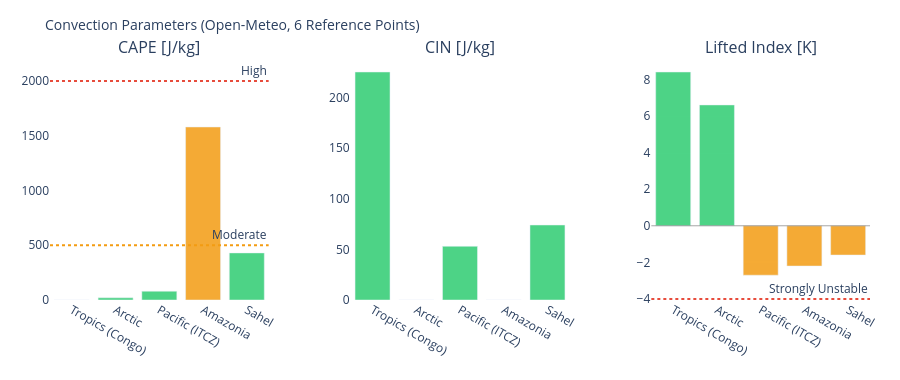

Notebook cell for this chart:
### Markdown cell above
---
## 3. Visualizations

### Code cell
# ============================================================
# CAPE / CIN / LIFTED INDEX – Convection potential
# ============================================================

if not df_atm.empty:
    fig = make_subplots(
        rows=1, cols=3,
        subplot_titles=['CAPE [J/kg]', 'CIN [J/kg]', 'Lifted Index [K]'],
        horizontal_spacing=0.1
    )
    pts = df_atm['point'].tolist()
    pt_colors = ['#E85D24','#185FA5','#888780','#378ADD','#639922','#F2A623']

    # CAPE – höher = mehr Gewitterpotential
    cape_vals = df_atm['cape'].fillna(0).tolist()
    cape_colors = ['#e74c3c' if v > 2000 else '#f39c12' if v > 500 else '#2ecc71'
                   for v in cape_vals]
    fig.add_trace(go.Bar(x=pts, y=cape_vals, marker_color=cape_colors,
                         opacity=0.85, showlegend=False), row=1, col=1)
    fig.add_hline(y=2000, line_dash='dot', line_color='#e74c3c',
                  annotation_text='High', row=1, col=1)
    fig.add_hline(y=500,  line_dash='dot', line_color='#f39c12',
                  annotation_text='Moderate', row=1, col=1)

    # CIN – negativer = stärker gedeckelt (weniger Auslöse)
    cin_vals = df_atm['cin'].fillna(0).tolist()
    cin_colors = ['#e74c3c' if v < -200 else '#f39c12' if v < -50 else '#2ecc71'
                  for v in cin_vals]
    fig.add_trace(go.Bar(x=pts, y=cin_vals, marker_color=cin_colors,
                         opacity=0.85, showlegend=False), row=1, col=2)

    # Lifted Index – negativ = instabil
    li_vals = df_atm['li'].fillna(0).tolist()
    li_colors = ['#e74c3c' if v < -4 else '#f39c12' if v < 0 else '#2ecc71'
                 for v in li_vals]
    fig.add_trace(go.Bar(x=pts, y=li_vals, marker_color=li_colors,
                         opacity=0.85, showlegend=False), row=1, col=3)
    fig.add_hline(y=0, line_color='gray', line_width=0.7, row=1, col=3)
    fig.add_hline(y=-4, line_dash='dot', line_color='#e74c3c',
                  annotation_text='Strongly Unstable', row=1, col=3)

    fig.update_layout(
        title=dict(text='Convection Parameters (Open-Meteo, 6 Reference Points)', font=dict(size=14)),
        height=380, plot_bgcolor='rgba(0,0,0,0)', paper_bgcolor='rgba(0,0,0,0)',
        margin=dict(l=50, r=30, t=60, b=80)
    )
    fig.update_xaxes(tickangle=30)
    fig.show()

### Figure 1 — Plotly figure (JSON) as saved in the notebook; plotly's stock layout.template omitted (floating-point values rounded to 4 significant figures)
{"data": [{"marker": {"color": ["#2ecc71", "#2ecc71", "#2ecc71", "#f39c12", "#2ecc71"]}, "opacity": 0.85, "showlegend": false, "type": "bar", "x": ["Tropics (Congo)", "Arctic", "Pacific (ITCZ)", "Amazonia", "Sahel"], "xaxis": "x", "y": [0.0, 20.0, 80.0, 1580.0, 430.0], "yaxis": "y"}, {"marker": {"color": ["#2ecc71", "#2ecc71", "#2ecc71", "#2ecc71", "#2ecc71"]}, "opacity": 0.85, "showlegend": false, "type": "bar", "x": ["Tropics (Congo)", "Arctic", "Pacific (ITCZ)", "Amazonia", "Sahel"], "xaxis": "x2", "y": [225.0, 0.0, 53.0, 0.0, 74.0], "yaxis": "y2"}, {"marker": {"color": ["#2ecc71", "#2ecc71", "#f39c12", "#f39c12", "#f39c12"]}, "opacity": 0.85, "showlegend": false, "type": "bar", "x": ["Tropics (Congo)", "Arctic", "Pacific (ITCZ)", "Amazonia", "Sahel"], "xaxis": "x3", "y": [8.4, 6.6, -2.7, -2.2, -1.6], "yaxis": "y3"}], "layout": {"annotations": [{"font": {"size": 16}, "showarrow": false, "text": "CAPE [J/kg]", "x": 0.1333, "xanchor": "center", "xref": "paper", "y": 1.0, "yanchor": "bottom", "yref": "paper"}, {"font": {"size": 16}, "showarrow": false, "text": "CIN [J/kg]", "x": 0.5, "xanchor": "center", "xref": "paper", "y": 1.0, "yanchor": "bottom", "yref": "paper"}, {"font": {"size": 16}, "showarrow": false, "text": "Lifted Index [K]", "x": 0.8667, "xanchor": "center", "xref": "paper", "y": 1.0, "yanchor": "bottom", "yref": "paper"}, {"showarrow": false, "text": "High", "x": 1, "xanchor": "right", "xref": "x domain", "y": 2000, "yanchor": "bottom", "yref": "y"}, {"showarrow": false, "text": "Moderate", "x": 1, "xanchor": "right", "xref": "x domain", "y": 500, "yanchor": "bottom", "yref": "y"}, {"showarrow": false, "text": "Strongly Unstable", "x": 1, "xanchor": "right", "xref": "x3 domain", "y": -4, "yanchor": "bottom", "yref": "y3"}], "height": 380, "margin": {"b": 80, "l": 50, "r": 30, "t": 60}, "paper_bgcolor": "rgba(0,0,0,0)", "plot_bgcolor": "rgba(0,0,0,0)", "shapes": [{"line": {"color": "#e74c3c", "dash": "dot"}, "type": "line", "x0": 0, "x1": 1, "xref": "x domain", "y0": 2000, "y1": 2000, "yref": "y"}, {"line": {"color": "#f39c12", "dash": "dot"}, "type": "line", "x0": 0, "x1": 1, "xref": "x domain", "y0": 500, "y1": 500, "yref": "y"}, {"line": {"color": "gray", "width": 0.7}, "type": "line", "x0": 0, "x1": 1, "xref": "x3 domain", "y0": 0, "y1": 0, "yref": "y3"}, {"line": {"color": "#e74c3c", "dash": "dot"}, "type": "line", "x0": 0, "x1": 1, "xref": "x3 domain", "y0": -4, "y1": -4, "yref": "y3"}], "title": {"font": {"size": 14}, "text": "Convection Parameters (Open-Meteo, 6 Reference Points)"}, "xaxis": {"anchor": "y", "domain": [0.0, 0.2667], "tickangle": 30}, "xaxis2": {"anchor": "y2", "domain": [0.3667, 0.6333], "tickangle": 30}, "xaxis3": {"anchor": "y3", "domain": [0.7333, 1.0], "tickangle": 30}, "yaxis": {"anchor": "x", "domain": [0.0, 1.0]}, "yaxis2": {"anchor": "x2", "domain": [0.0, 1.0]}, "yaxis3": {"anchor": "x3", "domain": [0.0, 1.0]}}}
